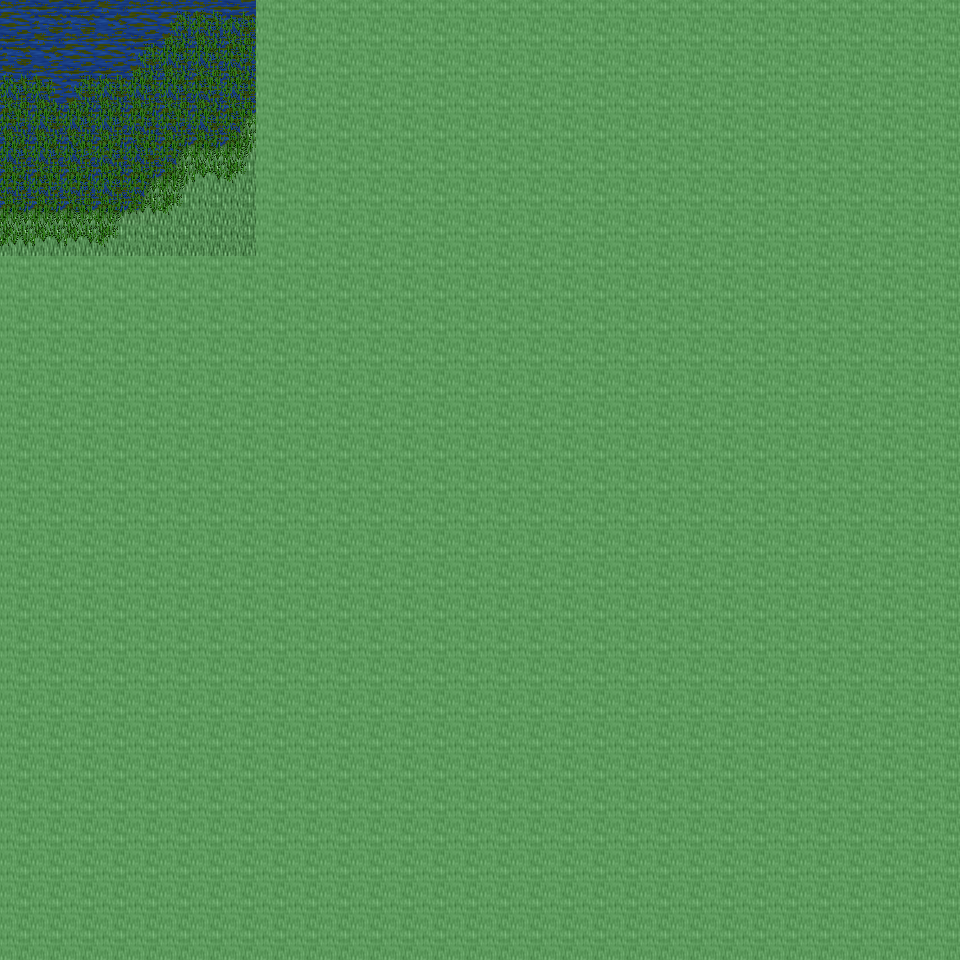

Below is a game level as drawn by its tile map, then a one-line description and the .tmx that defines it (tile-layer data replaced by summaries):
An orthogonal 30x30 tile map with 32x32 px tiles, 6 tile layers (Ground, Object, Object2, Above, ...), 27 tilesets and 2 objects (2x mapchange).

<map version="1.0" orientation="orthogonal" renderorder="right-down" width="30" height="30" tilewidth="32" tileheight="32" nextobjectid="3">
  <tileset firstgid="1" name="tileset_ground_ground" tilewidth="32" tileheight="32" tilecount="33" columns="3">
    <image source="../drawable/tileset_ground_ground.png" width="96" height="352" />
  </tileset>
  <tileset firstgid="34" name="tileset_ground_ice_ice" tilewidth="32" tileheight="32" tilecount="3" columns="3">
    <image source="../drawable/tileset_ground_ice_ice.png" width="96" height="32" />
  </tileset>
  <tileset firstgid="37" name="tileset_ground_water_pool" tilewidth="32" tileheight="32" tilecount="72" columns="3">
    <image source="../drawable/tileset_ground_water_pool.png" width="96" height="768" />
  </tileset>
  <tileset firstgid="109" name="tileset_ground_grass_edges" tilewidth="32" tileheight="32" tilecount="36" columns="12">
    <image source="../drawable/tileset_ground_grass_edges.png" width="384" height="96" />
  </tileset>
  <tileset firstgid="145" name="tileset_ground_ridge_ice_2" tilewidth="32" tileheight="32" tilecount="42" columns="7">
    <image source="../drawable/tileset_ground_ridge_ice_2.png" width="224" height="192" />
  </tileset>
  <tileset firstgid="187" name="tileset_ground_ridge_earth_dark" tilewidth="32" tileheight="32" tilecount="96" columns="12">
    <image source="../drawable/tileset_ground_ridge_earth_dark.png" width="384" height="256" />
  </tileset>
  <tileset firstgid="283" name="tileset_ground_rock_pebbles" tilewidth="32" tileheight="32" tilecount="3" columns="1">
    <image source="../drawable/tileset_ground_rock_pebbles.png" width="32" height="96" />
  </tileset>
  <tileset firstgid="286" name="tileset_plant_grasses" tilewidth="32" tileheight="32" tilecount="6" columns="3">
    <image source="../drawable/tileset_plant_grasses.png" width="96" height="64" />
  </tileset>
  <tileset firstgid="292" name="tileset_plant_bush_bushes" tilewidth="32" tileheight="32" tilecount="10" columns="5">
    <image source="../drawable/tileset_plant_bush_bushes.png" width="160" height="64" />
  </tileset>
  <tileset firstgid="302" name="tileset_ground_cobbled_paving" tilewidth="32" tileheight="32" tilecount="1" columns="1">
    <image source="../drawable/tileset_ground_cobbled_paving.png" width="32" height="32" />
  </tileset>
  <tileset firstgid="303" name="tileset_ground_grass_corners" tilewidth="32" tileheight="32" tilecount="24" columns="6">
    <image source="../drawable/tileset_ground_grass_corners.png" width="192" height="128" />
  </tileset>
  <tileset firstgid="327" name="tileset_plant_flower_daisy_white" tilewidth="32" tileheight="32" tilecount="8" columns="2">
    <image source="../drawable/tileset_plant_flower_daisy_white.png" width="64" height="128" />
  </tileset>
  <tileset firstgid="335" name="tileset_plant_flower_daisy_blue" tilewidth="32" tileheight="32" tilecount="8" columns="2">
    <image source="../drawable/tileset_plant_flower_daisy_blue.png" width="64" height="128" />
  </tileset>
  <tileset firstgid="343" name="tileset_item_armor_sword_rack" tilewidth="32" tileheight="32" tilecount="4" columns="2">
    <image source="../drawable/tileset_item_armor_sword_rack.png" width="64" height="64" />
  </tileset>
  <tileset firstgid="347" name="tileset_plant_stump_small_stump" tilewidth="32" tileheight="32" tilecount="4" columns="2">
    <image source="../drawable/tileset_plant_stump_small_stump.png" width="64" height="64" />
  </tileset>
  <tileset firstgid="351" name="tileset_item_postbox" tilewidth="32" tileheight="32" tilecount="4" columns="2">
    <image source="../drawable/tileset_item_postbox.png" width="64" height="64" />
  </tileset>
  <tileset firstgid="355" name="tileset_item_armor_weapons_rack" tilewidth="32" tileheight="32" tilecount="18" columns="9">
    <image source="../drawable/tileset_item_armor_weapons_rack.png" width="288" height="64" />
  </tileset>
  <tileset firstgid="373" name="tileset_item_pot_pot_golden_centred" tilewidth="32" tileheight="32" tilecount="3" columns="3">
    <image source="../drawable/tileset_item_pot_pot_golden_centred.png" width="96" height="32" />
  </tileset>
  <tileset firstgid="376" name="tileset_logic_collision" tilewidth="32" tileheight="32" tilecount="1" columns="1">
    <image source="../drawable/tileset_logic_collision.png" width="32" height="32" />
  </tileset>
  <tileset firstgid="377" name="tileset_ground_water_swamp_water" tilewidth="32" tileheight="32" tilecount="33" columns="3">
    <image source="../drawable/tileset_ground_water_swamp_water.png" width="96" height="352" />
  </tileset>
  <tileset firstgid="410" name="tileset_plant_grasses_swamp" tilewidth="32" tileheight="32" tilecount="42" columns="6">
    <image source="../drawable/tileset_plant_grasses_swamp.png" width="192" height="224" />
  </tileset>
  <tileset firstgid="452" name="tileset_plant_stump_hollow_logs" tilewidth="32" tileheight="32" tilecount="6" columns="3">
    <image source="../drawable/tileset_plant_stump_hollow_logs.png" width="96" height="64" />
  </tileset>
  <tileset firstgid="458" name="tileset_plant_tree_tree_darkgreen" tilewidth="32" tileheight="32" tilecount="88" columns="8">
    <image source="../drawable/tileset_plant_tree_tree_darkgreen.png" width="256" height="352" />
  </tileset>
  <tileset firstgid="546" name="tileset_plant_tree_dead_tree_3" tilewidth="32" tileheight="32" tilecount="16" columns="4">
    <image source="../drawable/tileset_plant_tree_dead_tree_3.png" width="128" height="128" />
  </tileset>
  <tileset firstgid="562" name="tileset_building_chimney_smoke" tilewidth="32" tileheight="32" tilecount="40" columns="4">
    <image source="../drawable/tileset_building_chimney_smoke.png" width="128" height="320" />
  </tileset>
  <tileset firstgid="602" name="tileset_building_huts" tilewidth="32" tileheight="32" tilecount="338" columns="26">
    <image source="../drawable/tileset_building_huts.png" width="832" height="416" />
  </tileset>
  <tileset firstgid="940" name="tileset_building_ice_tower" tilewidth="32" tileheight="32" tilecount="252" columns="9">
    <image source="../drawable/tileset_building_ice_tower.png" width="288" height="896" />
  </tileset>
  <layer name="Ground" width="30" height="30">
    <data>[900 cells, 218 non-empty, 7 distinct tile ids]</data>
  </layer>
  <layer name="Object" width="30" height="30">
    <data>[900 cells, 10 non-empty, 2 distinct tile ids]</data>
  </layer>
  <layer name="Object2" width="30" height="30">
    <data>[900 cells, 49 non-empty, 12 distinct tile ids]</data>
  </layer>
  <layer name="Above" width="30" height="30">
    <data>[900 cells, 0 non-empty, 0 distinct tile ids]</data>
  </layer>
  <layer name="Above2" width="30" height="30">
    <data>[900 cells, 0 non-empty, 0 distinct tile ids]</data>
  </layer>
  <layer name="Walkable" width="30" height="30">
    <data>[900 cells, 836 non-empty, 1 distinct tile ids]</data>
  </layer>
  <objectgroup name="MapEvents">
    <object id="1" name="north" type="mapchange" x="0" y="0" width="256" height="32">
      <properties>
        <property name="map" value="0_ados_mountain_n2_w2_x4_y3" />
        <property name="place" value="south" />
      </properties>
    </object>
    <object id="2" name="west" type="mapchange" x="0" y="0" width="32" height="256">
      <properties>
        <property name="map" value="0_ados_mountain_n2_w2_x3_y4" />
        <property name="place" value="east" />
      </properties>
    </object>
  </objectgroup>
</map>
